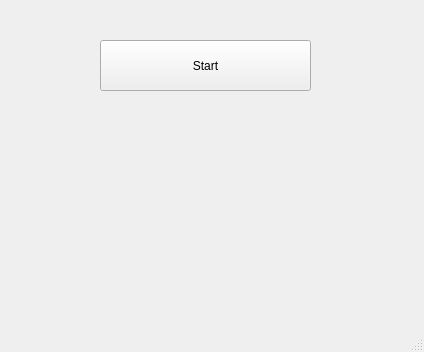
<?xml version="1.0" encoding="UTF-8"?>
<ui version="4.0">
 <class>MainWindow</class>
 <widget class="QMainWindow" name="MainWindow">
  <property name="geometry">
   <rect>
    <x>0</x>
    <y>0</y>
    <width>424</width>
    <height>352</height>
   </rect>
  </property>
  <property name="windowTitle">
   <string>AutoRelease</string>
  </property>
  <widget class="QWidget" name="centralwidget">
   <widget class="QPushButton" name="Run_btn">
    <property name="geometry">
     <rect>
      <x>100</x>
      <y>40</y>
      <width>211</width>
      <height>51</height>
     </rect>
    </property>
    <property name="text">
     <string>Start</string>
    </property>
   </widget>
  </widget>
  <widget class="QStatusBar" name="statusbar"/>
 </widget>
 <resources/>
 <connections/>
</ui>
